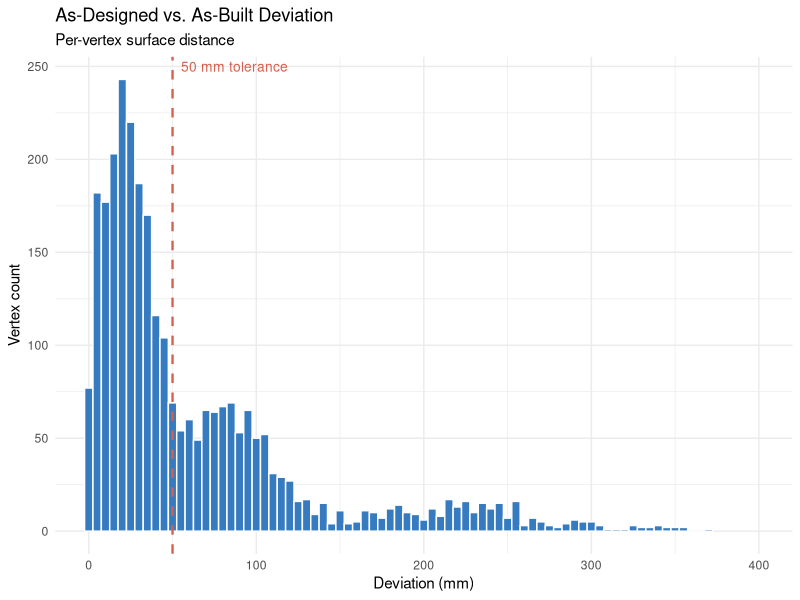
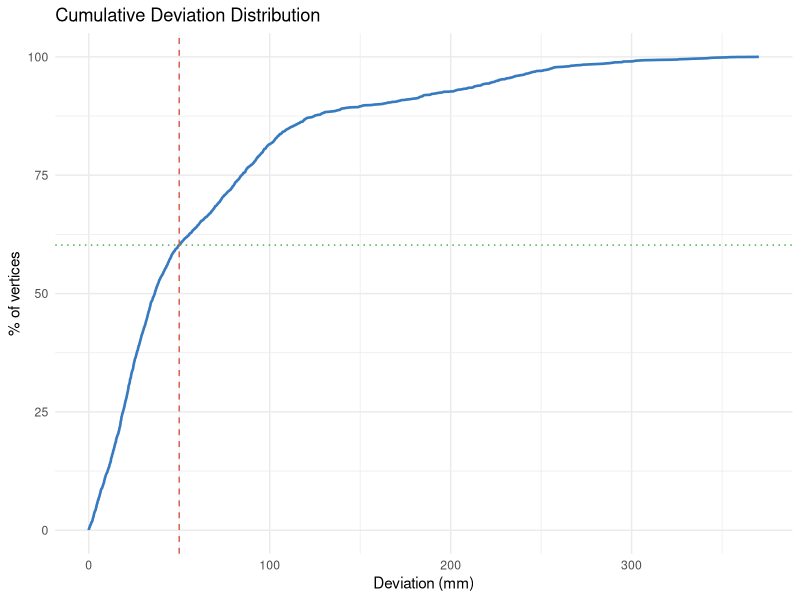

Generate these figures, in order, with R:
## ---- chunk 1
#| echo: false
library(ggplot2)
set.seed(42)
d <- pmax(c(
  abs(rnorm(1700, mean = 0.022, sd = 0.016)),   # well-built areas ~22 mm
  abs(rnorm(800,  mean = 0.083, sd = 0.025)),   # minor deviations ~83 mm
  abs(rnorm(347,  mean = 0.210, sd = 0.060))    # problem areas ~210 mm
), 0)
## ---- chunk 2
ggplot(data.frame(deviation_mm = d * 1000), aes(x = deviation_mm)) +
  geom_histogram(binwidth = 5, fill = "#367ABF", colour = "white") +
  geom_vline(xintercept = 50, linetype = "dashed", colour = "#d6604d", linewidth = 0.8) +
  annotate("text", x = 55, y = Inf, label = "50 mm tolerance",
           hjust = 0, vjust = 1.5, colour = "#d6604d", size = 3.5) +
  coord_cartesian(xlim = c(0, 400)) +
  labs(title = "As-Designed vs. As-Built Deviation",
       subtitle = "Per-vertex surface distance",
       x = "Deviation (mm)",
       y = "Vertex count") +
  theme_minimal()
## ---- chunk 3
ggplot(data.frame(deviation_mm = sort(d * 1000)),
       aes(x = deviation_mm, y = seq_along(deviation_mm) / length(d) * 100)) +
  geom_line(colour = "#367ABF", linewidth = 0.9) +
  geom_vline(xintercept = 50, linetype = "dashed", colour = "#d6604d") +
  geom_hline(yintercept = 100 * mean(d <= 0.05),
             linetype = "dotted", colour = "#4CAF50") +
  labs(title = "Cumulative Deviation Distribution",
       x = "Deviation (mm)",
       y = "% of vertices") +
  theme_minimal()
